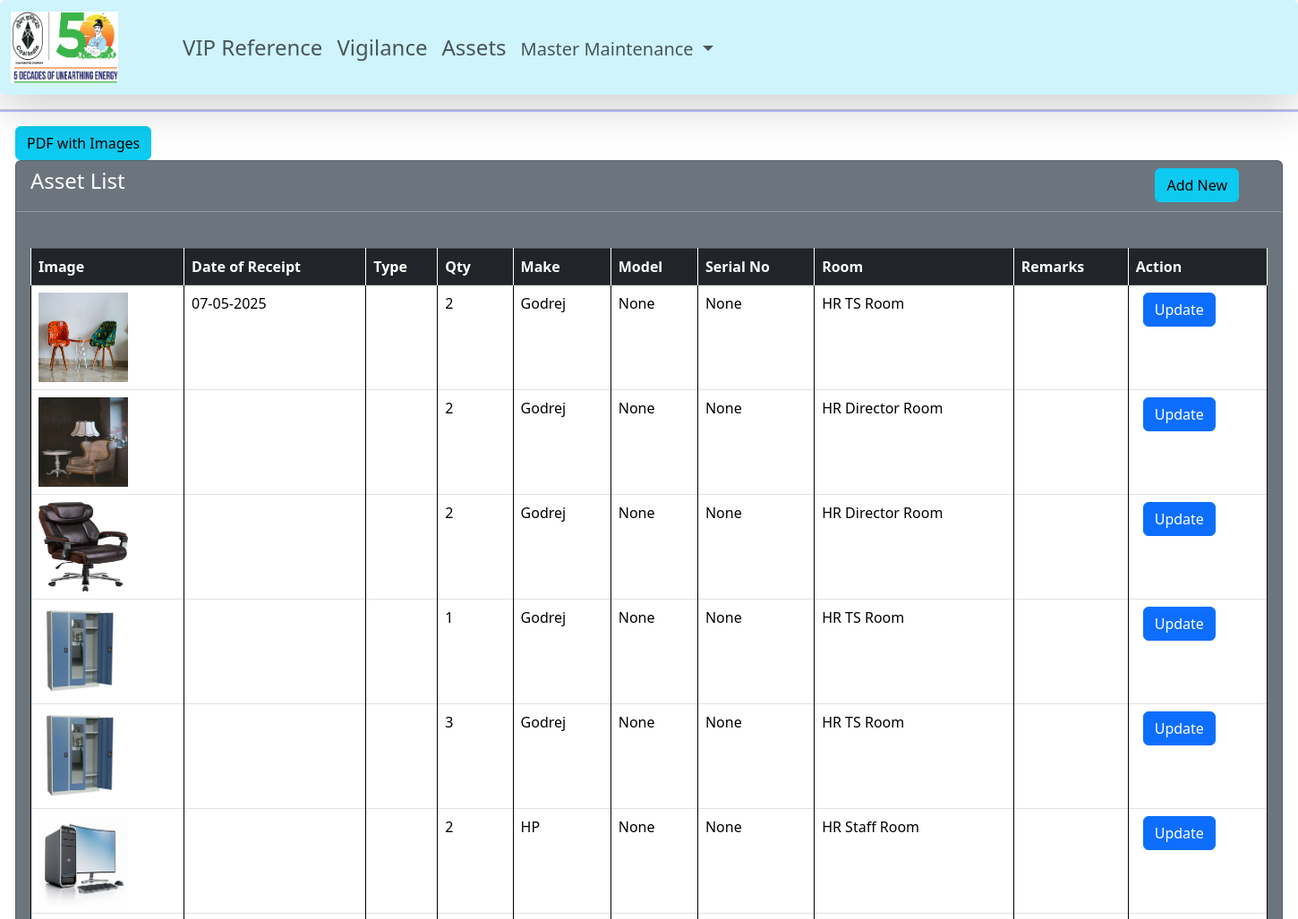
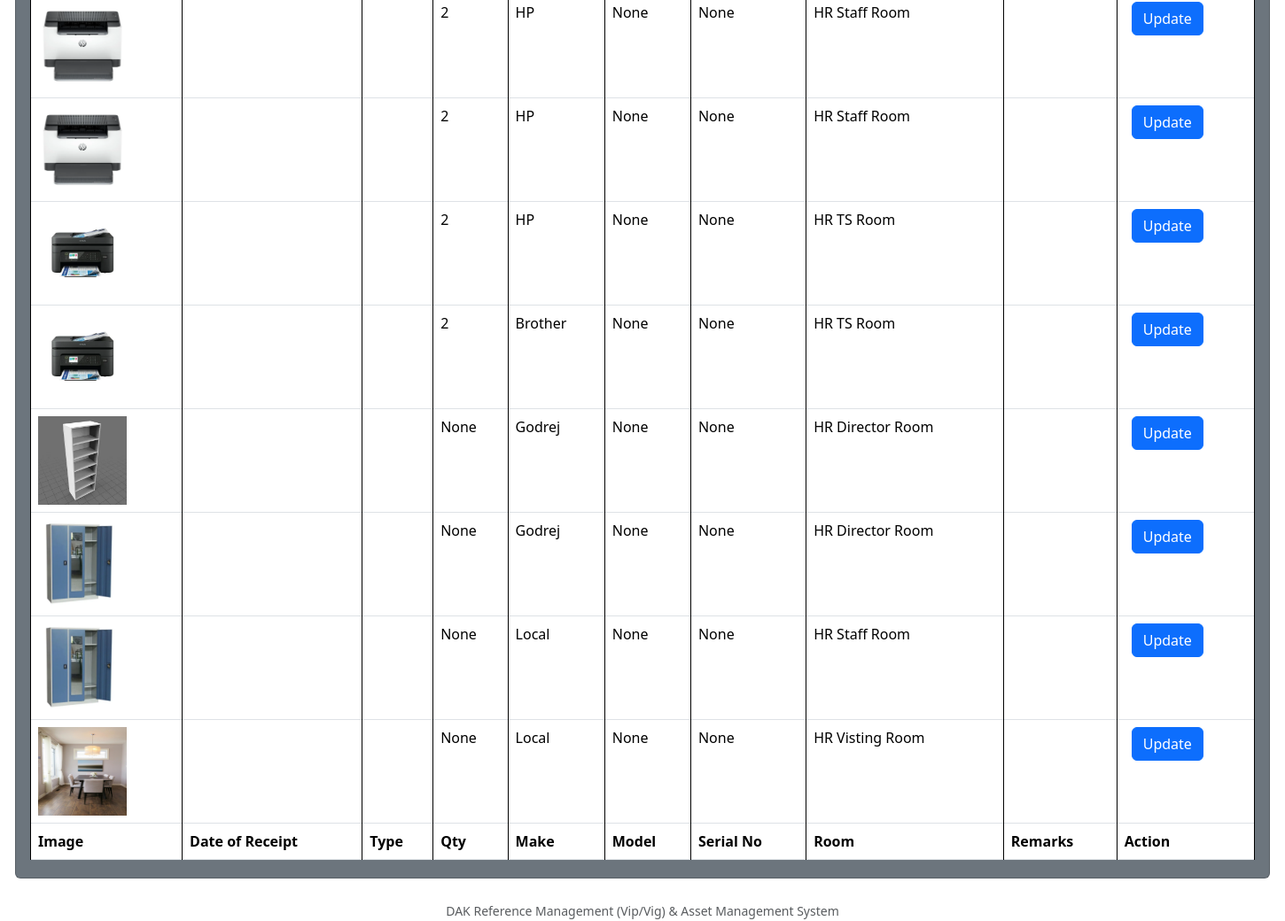
The page /fur/asset_home/ on the database as committed earlier (2 pictures, top to bottom).
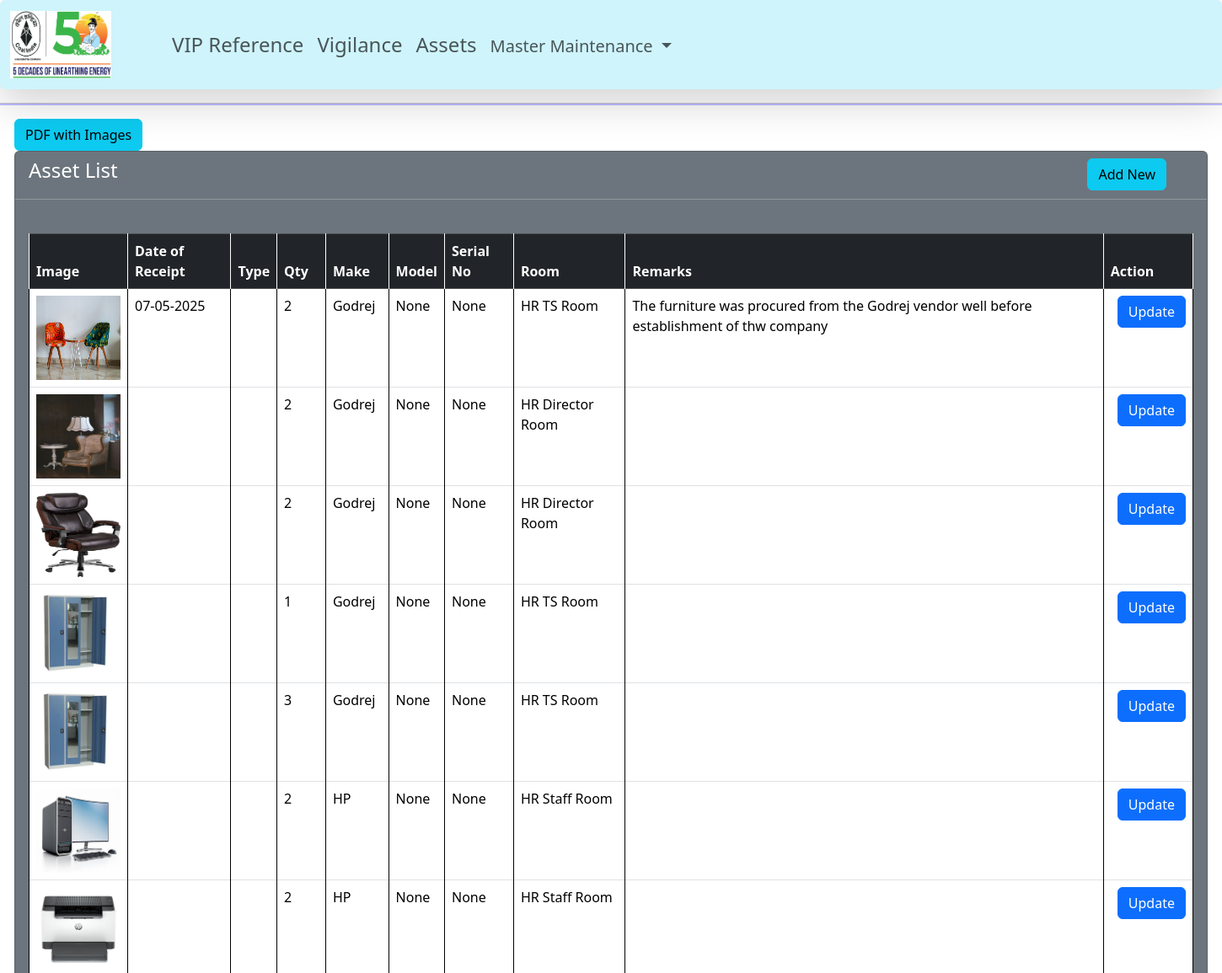
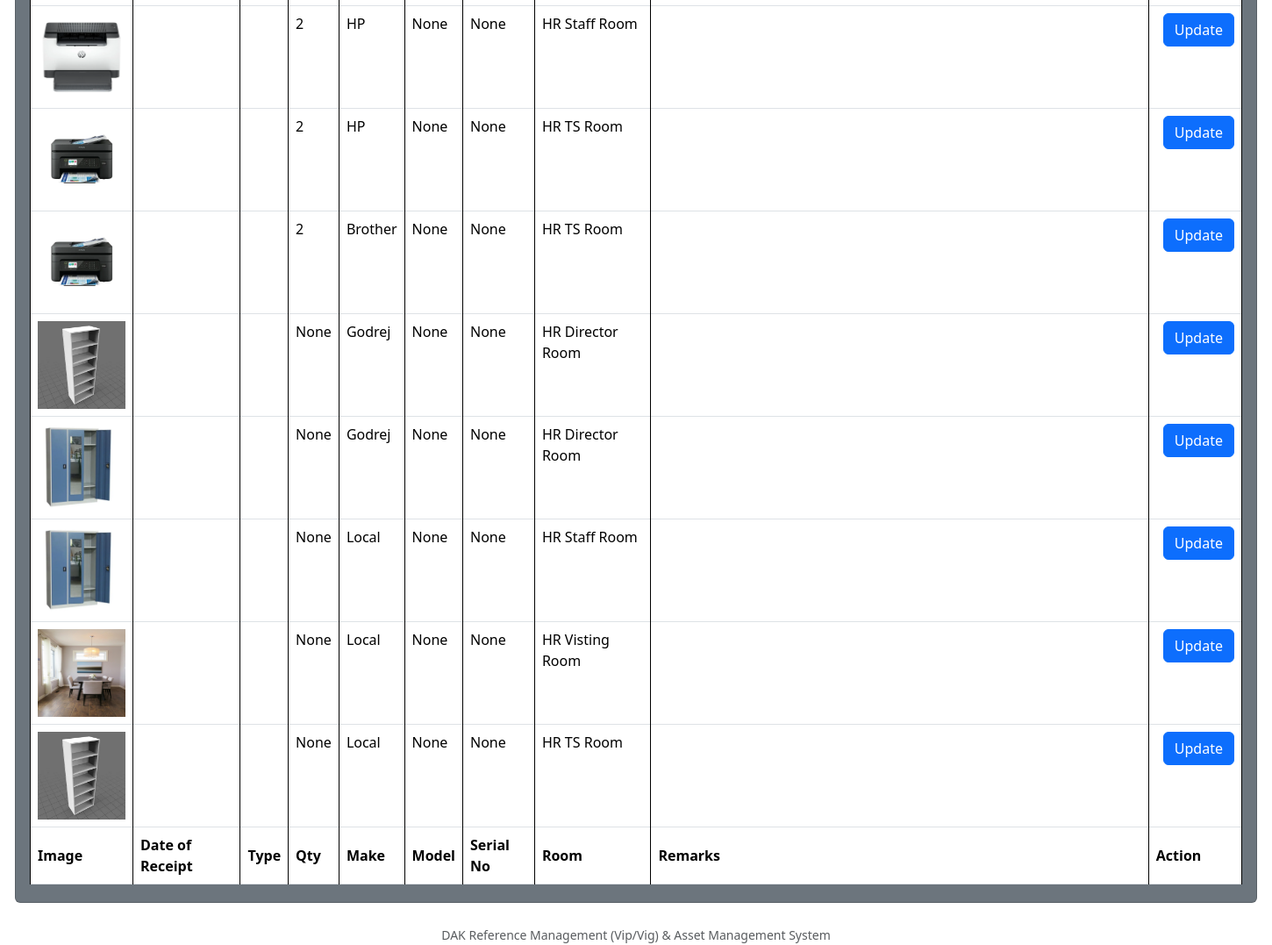
The same page on the database as committed later (2 pictures, top to bottom).
### furniture/models.py (models this page shows, shortened)
class Furniture(models.Model):
    room_choices=[
        ('2310','HR Director Room'),
        ('2311','HR TS Room'),
        ('2313','HR Staff Room'),
        ('231V','HR Visting Room'),
        ('2308','HR Conference Room'),
        ('231R','HR Rest Room'),
    ]
    furniture_choices=[
        ('1','Chair Normal'),
        ('2','Table'),
        ('3','Almirah'),
        ('4','Bookself'),
        ('5','PC'),
        ('6','Printer'),
        ('7','Color Printer'),
        ('8','Chair Executive'),
    ]
    furniture_type= models.ForeignKey(AssetDesc, on_delete=models.CASCADE)
    furniture_qty= models.PositiveSmallIntegerField(null=True, blank=True)
    furniture_dt_receipt= models.DateField(null=True, blank=True)
    furniture_make= models.CharField(max_length=60)
    furniture_model= models.CharField(max_length=60,null=True, blank=True)
    furniture_serial= models.CharField(max_length=60,null=True, blank=True)
    furniture_room= models.CharField(choices= room_choices)
    furniture_image= models.ImageField(upload_to='assets',null=True, blank=True)
    furniture_remarks= models.TextField(null=True, blank=True)
    furniture_updated = models.DateTimeField(auto_now=True)
    furniture_created = models.DateTimeField(auto_now_add=True)
    class Meta:
        ordering = ['-furniture_dt_receipt']

### furniture/views.py (the view)
# urls.py: path('asset_home/', views.fur_home , name='fur_home'),
def fur_home(request):
    data = Furniture.objects.all()
    context= {'data':data}
    return render (request, 'furniture/asset_home.html', context)

### furniture/templates/furniture/asset_home.html (shortened to what this page needs)
{% extends 'base.html' %}
{% load static %}
{% block content %}
        <div class="container-fluid" style="width:1440px;">
        <a class="btn btn-info " href="{% url 'fur:asset_pdf' %}">PDF with Images</a>
        <div class="card text-white bg-secondary fw-800" >
            <div class='position-relative mb-3'>
                <div class='position-absolute top-0 start-0'>
                    <h4 class="text-white mx-3 mt-2"> Asset List </h4>
                </div>
                <div class="position-absolute top-0 end-0 mt-2 me-5">
                    <a class="btn btn-info " href="{% url 'fur:fur_add' %}">Add New</a>
                </div>
            </div>
            <br>
            <hr>
        <div class="card-body">
        <table id="asset" class="table  table-hover table-bordered mt-2  mb-1" >
            <thead class=" table-dark">
                <tr>
                    <th>Image</th>
                    <th>Date of Receipt</th>
                    <th>Type</th>
                    <th>Qty</th>
                    <th>Make</th>
                    <th>Model</th>
                    <th>Serial No</th>
                    <th>Room</th>
                    <th>Remarks</th>
                    <th>Action</th>
                </tr>
            </thead>
            <tbody>
                {% for d in data %}
                <tr>
                    <td><img src='{{d.furniture_image.url}}' width='100px' height='100px'></td>
                    <td>{{d.furniture_dt_receipt | date:"d-m-Y" }}</td>
                    <td>{{d.get_furniture_type_display}}</td>
                    <td>{{d.furniture_qty}}</td>
                    <td>{{d.furniture_make}}</td>
                    <td>{{d.furniture_model}}</td>
                    <td>{{d.furniture_serial}}</td>
                    <td>{{d.get_furniture_room_display}}</td>
                    <td>{{d.furniture_remarks}}</td>
                    <td>
                    <a class="btn btn-primary ms-2" href="{% url 'fur:fur_update' d.id %}">Update</a>
                    </td>
                </tr>
                {% endfor %}
            </tbody>
            <tfoot>
                <tr>
                    <th>Image</th>
                    <th>Date of Receipt</th>
                    <th>Type</th>
                    <th>Qty</th>
                    <th>Make</th>
                    <th>Model</th>
                    <th>Serial No</th>
                    <th>Room</th>
                    <th>Remarks</th>
                    <th>Action</th>
                </tr>
            </tfoot>
        </table>
    </div>
    </div>
</div>
    {% endblock content %}

Rows that differ between the two databases and show on the page:
changed Furniture: furniture_remarks (not shown) → "The furniture was procured from the Godrej vendor well before establishment of thw company"
added Furniture: furniture_image (picture), furniture_qty "None", furniture_make "Local", furniture_model "None", furniture_serial "None", furniture_room "HR TS Room"
